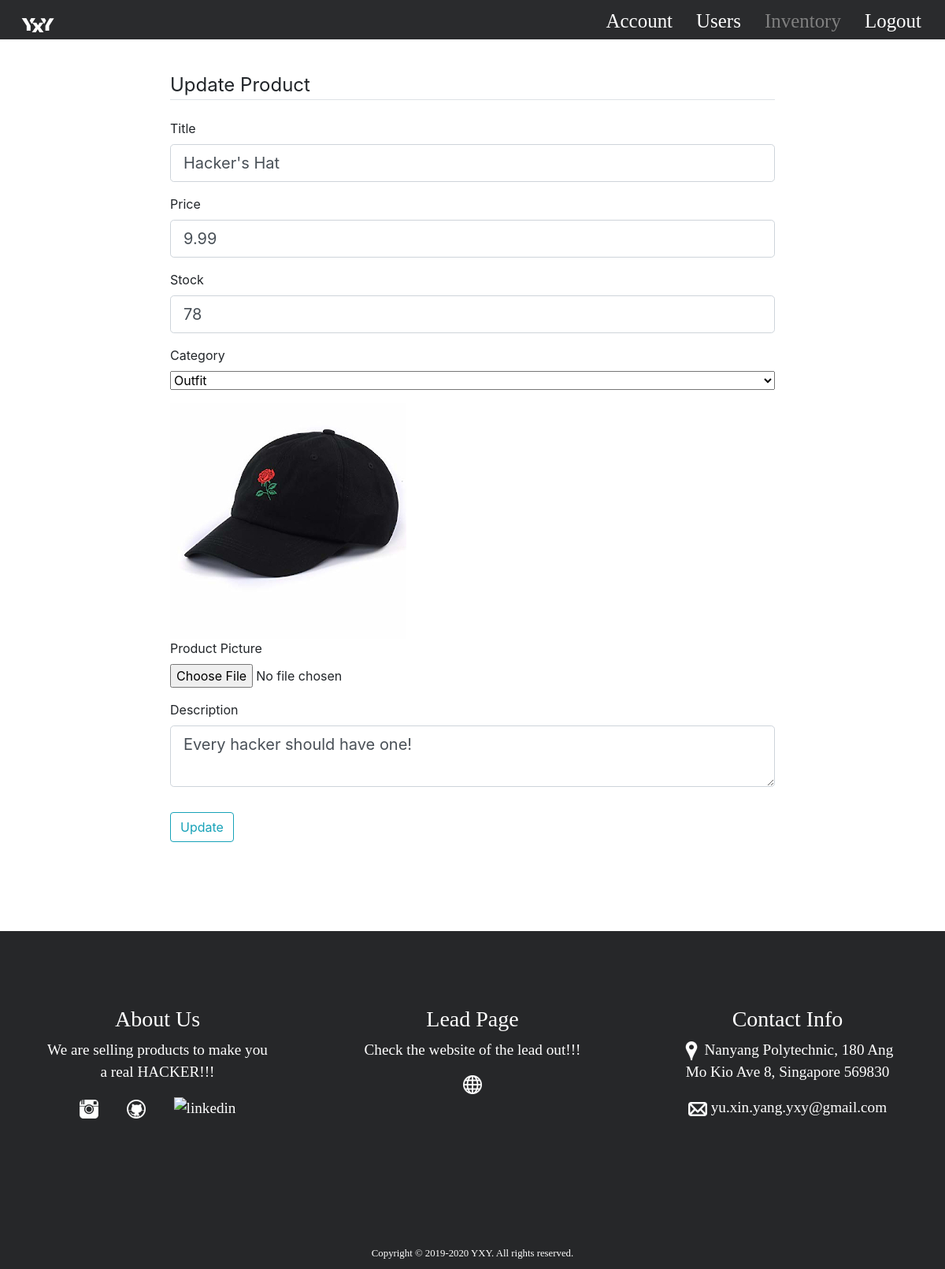
Page /inventory/1 (signed in) on the committed database.
### shopyP/models.py (models this page shows, shortened)
class GeneralGoods():
    id = db.Column(db.Integer, primary_key=True)
    price = db.Column(db.Float)
    image_file = db.Column(db.String(20), nullable=False, default='default.jpg')
    date_added = db.Column(db.DateTime, nullable=False, default=datetime.utcnow)

class HackingProduct(db.Model, GeneralGoods):
    title = db.Column(db.String(100), nullable=False, unique=True)
    description = db.Column(db.Text, nullable=False)
    category = db.Column(db.String(100), nullable=False)
    itemNum = db.Column(db.Integer, nullable=False)

### shopyP/routes.py (the view)
@app.route("/inventory/<int:Product_id>", methods=['GET', 'POST'])
def product(Product_id):
    if current_user.is_authenticated:
        if current_user.id >= 10000000000:
            Product = HackingProduct.query.get_or_404(Product_id)
            form = updateForm()
            if form.validate_on_submit():
                Product.title = form.title.data
                Product.price = form.price.data
                Product.itemNum = form.itemNum.data
                Product.category = form.category.data
                Product.description = form.description.data
                db.session.commit()
                if form.picture.data:
                    picture_file = save_Ppicture(form.picture.data)
                    current = HackingProduct.query.filter_by(title=form.title.data).first()
                    current.image_file = picture_file
                    db.session.commit()
                flash('Product has been updated!', 'success')
                return redirect(url_for('inventory', Product_id=Product.id))
            elif request.method == 'GET':
                form.title.data = Product.title
                form.price.data = Product.price
                form.itemNum.data = Product.itemNum
                form.category.data = Product.category
                form.description.data = Product.description
            image_file = url_for('static', filename='shop/'+HackingProduct.query.filter_by(title=form.title.data).first().image_file)
            return render_template('change_inventory.html', title='inventory', hackingProduct=Product, form=form, legend='Update Product')
        else:
            flash('Authorized Access Only!', 'warning')
            return redirect(url_for('account'))
    else:
        flash('Authorized Access Only!', 'warning')
        return redirect(url_for('admin_login'))

### shopyP/forms.py
class updateForm(FlaskForm):
    title = StringField('Title', validators=[DataRequired(), Length(min=2, max=20)])
    price = DecimalField('Price', places=2, rounding=None, use_locale=False, number_format=None, validators=[DataRequired()])
    itemNum = IntegerField('Stock', validators=[DataRequired()])
    picture = FileField('Product Picture', validators=[FileAllowed(['jpg', 'png', 'jpeg'])])
    category = SelectField('Category', validators=[DataRequired()], choices=[('outfits', 'Outfit'),('tools', 'Tool')], default='Outfit')
    description = TextAreaField('Description', validators=[DataRequired()])
    submit = SubmitField('Update')

### shopyP/models.py (called while the page is built)
@login_manager.user_loader # Decorator used to find the user id, so we can perform a match and carry on
def load_user(user_id):
    user_id = int(user_id)
    if user_id >= 10000000000:
        return Admin.query.get(user_id)
    else:
        return User.query.get(user_id)

### shopyP/templates/change_inventory.html (shortened to what this page needs)
{% extends "layout.html" %}
{% block cssJs %}
<link rel="stylesheet" href="{{ url_for('static', filename='css/account.css')}}">
{% endblock cssJs %}
{% block content %}
<div style='margin:auto;width:80%'>
	<form action="" method="post" enctype="multipart/form-data">
		<fieldset class="form-group">
			<legend class="border-bottom mb-4">{{ legend }}</legend>
			<div class="form-group">
				{{ form.title.label(class="form-control-label") }}
				{% if form.title.errors %}
					{{ form.title(class="form-control form-control-lg is-invalid") }}
					<div class="invalid-feedback">
						{% for error in form.title.errors %}
							<span>{{ error }}</span>
						{% endfor %}
					</div>
				{% else %}
					{{ form.title(class="form-control form-control-lg") }}
				{% endif %}
			</div>
			<div class="form-group">
				{{ form.price.label(class="form-control-label") }}
				{% if form.price.errors %}
					{{ form.price(class="form-control form-control-lg is-invalid") }}
					<div class="invalid-feedback">
						{% for error in form.price.errors %}
							<span>{{ error }}</span>
						{% endfor %}
					</div>
				{% else %}
					{{ form.price(class="form-control form-control-lg") }}
				{% endif %}
			</div>
			<div class="form-group">
				{{ form.itemNum.label(class="form-control-label") }}
				{% if form.itemNum.errors %}
					{{ form.itemNum(class="form-control form-control-lg is-invalid") }}
					<div class="invalid-feedback">
						{% for error in form.itemNum.errors %}
							<span>{{ error }}</span>
						{% endfor %}
					</div>
				{% else %}
					{{ form.itemNum(class="form-control form-control-lg") }}
				{% endif %}
			</div>
			<div class="form-group">
				{{ form.category.label() }}
				{{ form.category(class="form-control-file")}}
			</div>
			<img src="{{url_for('static', filename='shop/'+hackingProduct.image_file)}}" alt="{{hackingProduct.title}}">
			<div class="form-group">
				{{ form.picture.label() }}
				{{ form.picture(class="form-control-file")}}
			</div>
			<div class="form-group">
				{{ form.description.label(class="form-control-label") }}
				{% if form.description.errors %}
					{{ form.description(class="form-control form-control-lg is-invalid") }}
					<div class="invalid-feedback">
						{% for error in form.description.errors %}
							<span>{{ error }}</span>
						{% endfor %}
					</div>
				{% else %}
					{{ form.description(class="form-control form-control-lg") }}
				{% endif %}
			</div>
		</fieldset>
		<div class="form-group">
			{{ form.submit(class="btn btn-outline-info") }}
		</div>
	</form>
</div>
{% endblock content %}

### shopyP/static/css/init.css (style rules this page uses)
* { margin:0px; padding:0px; }
body { transition: all 0.5s ease-in-out; }

### shopyP/static/css/nav.css (style rules this page uses)
@media only screen and (min-width: 1000px) { body { background-color: white !important; } }

### rows in the picture
HackingProduct: title "Hacker's Hat", price "9.99", itemNum "78", category "Outfit", image_file (picture), description "Every hacker should have one!"

### other values in the picture
{{ legend }} "Update Product"
